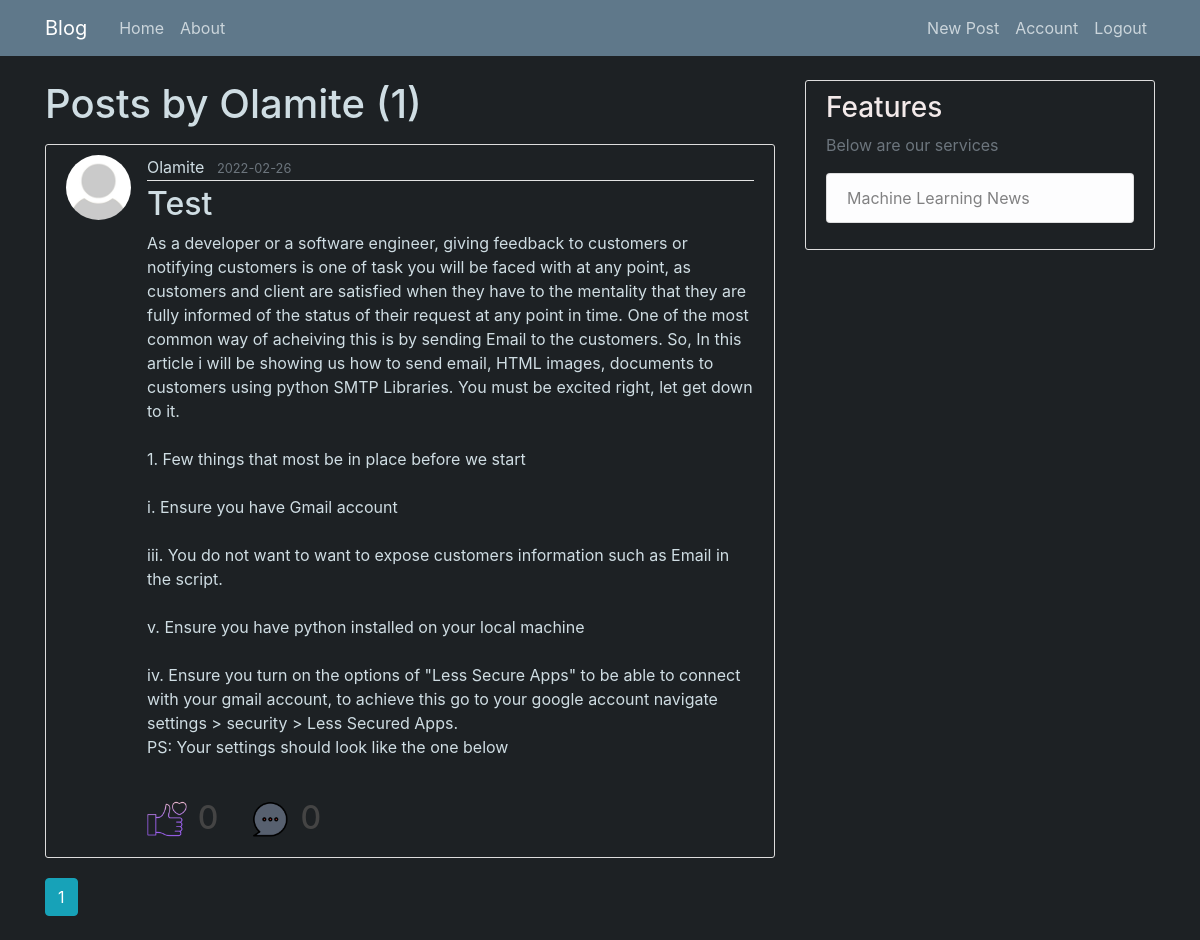
The app's page /home/Olamite (signed in) with its own data.
### flaskblog/models/UserModel.py (models this page shows, shortened)
class User(db.Model, UserMixin):
    id = db.Column(db.Integer, primary_key=True)
    username = db.Column(db.String(20), unique=True, nullable=False)
    email = db.Column(db.String(120), unique=True, nullable=False)
    image_file = db.Column(db.String(20), nullable=False, default='default.jpg')
    password = db.Column(db.String(60), nullable=False)
    verified = db.Column(db.Integer, nullable = False, default = 0)
    posts = db.relationship('Post',
                                    backref= 'author',
                                    cascade = "all,delete-orphan",
                                    lazy=True)
    comments = db.relationship('Comment',
                                    backref='comment_author',
                                    cascade = "all,delete-orphan",
                                    lazy=True)
    reply = db.relationship('Reply',
                                    backref='reply_user',
                                    cascade = "all,delete-orphan",
                                    lazy=True)
    post_liked = db.relationship('PostLike',
                                    foreign_keys='PostLike.user_id',
                                    backref='user',
                                    cascade = "all,delete-orphan",
                                    lazy='dynamic')
    comment_liked = db.relationship('CommentLike',
                                    foreign_keys='CommentLike.user_id',
                                    backref='user',
                                    cascade = "all,delete-orphan",
                                    lazy='dynamic')
    reply_liked = db.relationship('ReplyLike',
                                    foreign_keys='ReplyLike.user_id',
                                    backref='user',
                                    cascade = "all,delete-orphan",
                                    lazy='dynamic')
    def number_of_comments(self, post):
        return Comment.query.filter(Comment.post_id == post.id).count()
    def post_number_of_likes(self, post):
        return PostLike.query.filter(PostLike.post_id == post.id).count()

### flaskblog/models/PostModel.py (models this page shows, shortened)
class Post(db.Model):
    id = db.Column(db.Integer, primary_key=True)
    title = db.Column(db.String(120), nullable=False)
    date_posted = db.Column(db.DateTime, nullable=False, default=datetime.utcnow)
    content = db.Column(db.Text, nullable=False)
    images = db.Column(db.PickleType, nullable=True, default=None)
    user_id = db.Column(db.Integer, db.ForeignKey('user.id'), nullable=False)
    comments = db.relationship('Comment', backref='comment_post', cascade = "all,delete-orphan", lazy=True)
    post_likes = db.relationship('PostLike', backref='post',   cascade = "all,delete-orphan", lazy='dynamic')

### flaskblog/users/routes.py (the view)
@users.route('/home/<string:username>')
@login_required
def user_posts(username):
    page = request.args.get('page', 1, type=int)
    username = User.query.filter_by(username=username).first_or_404()
    posts = Post.query.filter_by(author=username).order_by(Post.date_posted.desc()).paginate(per_page=5,
      page=page)
    logger.info('User {} directed to users post'.format(username.id))
    return render_template('user_post.html', posts=posts, user=username)

### flaskblog/models/UserModel.py (called while the page is built)
@login_manager.user_loader
def load_user(user_id):
    return User.query.get(int(user_id))

### flaskblog/templates/user_post.html (shortened to what this page needs)
{% extends "layout.html" %}
{% block content %}
<h1 class = "mb-3" style="color:#cfdde3">Posts by {{user.username}} ({{posts.total}})</h1>
    {% for post in posts.items %}
        <article class="media content-section" style="background: #1d2124;">
         <img class ="rounded-circle article-img" src = "{{url_for('static', filename ='imagefolder/' + post.author.image_file)}}">
          <div class="media-body" >
            <div class="article-metadata">
              <a class="mr-2" href="{{url_for('users.user_posts',username =post.author.username)}}" style="color:#cfdde3">{{ post.author.username }}</a>
              <small class="text-muted" style="color:#cfdde3">{{ post.date_posted.strftime('%Y-%m-%d') }}</small>
            </div>
            <h2><a class="article-title" href="{{url_for('posts.post', post_id=post.id)}}" style="color:#cfdde3">{{ post.title }}</a></h2>
            <p class="article-content" style="color:#cfdde3">{{ post.content }}</p>
      <br>
      <div>
        <div style="float: left;">
          <div style="display: flex;">
            <div style="display: flex;float: left; ">
              <h5><img src="{{url_for('static', filename ='imagefolder/like.png')}}" alt="Snow" style="width:40px;height:40px;padding:0px" align:right> &nbsp; <h2>{{current_user.post_number_of_likes(post)}}</h2>
            </div>
          </div>
        </div>
      <div>
        <div style="display: flex;">
          &nbsp; &nbsp; &nbsp; &nbsp; <h5><img src="{{url_for('static', filename ='imagefolder/comment.png')}} " alt="Snow" style="width:40px;height:40px;padding:0px;background-color:#1d2124" align="top" > &nbsp;<h2>{{current_user.number_of_comments(post)}}</h2>
        </div>
      </div>
        </div>
          </div>
        </article>
    {% endfor %}
    {% for page_num in posts.iter_pages(left_edge=1, right_edge=1, left_current=1, right_current=2) %}
      {% if page_num %}
        {% if posts.page == page_num %}
          <a class="btn btn-info mb-4" href="{{ url_for('users.user_posts', username = user.username,page=page_num) }}">{{ page_num }}</a>
        {% else %}
          <a class="btn btn-outline-info mb-4" href="{{ url_for('users.user_posts',username = user.username, page=page_num) }}">{{ page_num }}</a>
        {% endif %}
      {% else %}
        ...
      {% endif %}
    {% endfor %}
{% endblock content %}

### flaskblog/templates/layout.html (shortened to what this page needs)
<!DOCTYPE html>
<html>
<head>
    <link rel="stylesheet" href="https://maxcdn.bootstrapcdn.com/bootstrap/4.0.0/css/bootstrap.min.css">
    <link rel="stylesheet" type="text/css" href="{{ url_for('static', filename='main.css') }}">
    <link rel="stylesheet" type="text/css" href="{{ url_for('static', filename='style.css') }}">
</head>
<body style="background: #1d2124;color:#333333">
    <header class="site-header">
      <nav class="navbar navbar-expand-md navbar-dark bg-steel fixed-top">
        <div class="container">
          <a class="navbar-brand mr-4" href="/">Blog</a>
          <div class="collapse navbar-collapse" id="navbarToggle">
            <div class="navbar-nav mr-auto">
              <a class="nav-item nav-link" href="{{url_for('main.home')}}">Home</a>
              <a class="nav-item nav-link" href="{{url_for('main.about')}}">About</a>
            </div>
            <div class="navbar-nav">
              {% if current_user.is_authenticated and  current_user.is_verified != 1 %}
              <a class="nav-item nav-link" href="{{url_for('posts.new_post')}}">New Post</a>
              <a class="nav-item nav-link" href="{{url_for('users.account')}}">Account</a>
              <a class="nav-item nav-link" href="{{url_for('users.logout')}}">Logout</a>
              {% else %}
              <a class="nav-item nav-link" href="{{url_for('users.login')}}">Login</a>
              <a class="nav-item nav-link" href="{{url_for('users.register')}}">Register</a>
              {% endif %}
            </div>
          </div>
        </div>
      </nav>
    </header>
    <main role="main" class="container">
      <div class="row">
        <div class="col-md-8">
          {% block content %}{% endblock %}
        </div>
        {% if state %}
        <div class="col-md-4" style="margin-top: 56px;">
        {% else %}
        <div class="col-md-4">
        {% endif %}
          <div class="content-section" style="background: #1d2124;">
            <h3 style="color: #f3eaea;">Features</h3>
            <p class='text-muted'>Below are our services
              <ul class="list-group" style="background-color: #1d2124;">
                <a  class="text-muted" href="#"> <li class="list-group-item list-group-item-light" >Machine Learning News</li></a>
              </ul>
            </p>
          </div>
        </div>
      </div>
    </main>
</body>
</html>

### flaskblog/static/main.css (style rules this page uses)
body { background: #fafafa; color: #333333; margin-top: 5rem; }
h1, h2, h3, h4, h5, h6 { color: #444444; }
.bg-steel { background-color: #5f788a; }
.site-header .navbar-nav .nav-link { color: #cbd5db; }
.content-section { background: #ffffff; padding: 10px 20px; border: 1px solid #dddddd; border-radius: 3px; margin-bottom: 20px; }
.article-title { color: #444444; }
.article-content { white-space: pre-line; }
.article-img { height: 65px; width: 65px; margin-right: 16px; }
.article-metadata { padding-bottom: 1px; margin-bottom: 4px; border-bottom: 1px solid #e3e3e3 }

### records on screen
User: username "Olamite"
Post: image_file (placeholder picture), author.username "Olamite", date_posted "2022-02-26", title "Test", content "As a developer or a software engineer, giving feedback to customers or notifying customers is one of task you will be faced with at any point, as customers and client are satisfied when they have to the mentality that they are fully informed of the status of their request at any point in time. One of the most common way of acheiving this is by sending Email to the customers. So, In this article i will be showing us how to send email, HTML images, documents to customers using python SMTP Libraries. You must be excited right, let get down to it. 1. Few things that most be in place before we start i. Ensure you have Gmail account iii. You do not want to want to expose customers information…", post_number_of_likes "0", number_of_comments "0"

### other values on screen
{{ posts.total }} "1"
{{ page_num }} "1"
